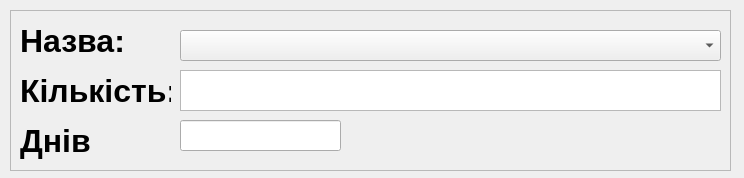
<?xml version="1.0" encoding="UTF-8"?>
<ui version="4.0">
 <class>PharmacySelector</class>
 <widget class="QWidget" name="PharmacySelector">
  <property name="geometry">
   <rect>
    <x>0</x>
    <y>0</y>
    <width>744</width>
    <height>178</height>
   </rect>
  </property>
  <property name="sizePolicy">
   <sizepolicy hsizetype="Minimum" vsizetype="Fixed">
    <horstretch>0</horstretch>
    <verstretch>0</verstretch>
   </sizepolicy>
  </property>
  <property name="windowTitle">
   <string>Form</string>
  </property>
  <widget class="QFrame" name="frame">
   <property name="geometry">
    <rect>
     <x>10</x>
     <y>10</y>
     <width>721</width>
     <height>161</height>
    </rect>
   </property>
   <property name="frameShape">
    <enum>QFrame::Shape::StyledPanel</enum>
   </property>
   <property name="frameShadow">
    <enum>QFrame::Shadow::Raised</enum>
   </property>
   <widget class="QComboBox" name="pharmacyComboBox">
    <property name="geometry">
     <rect>
      <x>170</x>
      <y>20</y>
      <width>541</width>
      <height>31</height>
     </rect>
    </property>
   </widget>
   <widget class="QLabel" name="amountName">
    <property name="geometry">
     <rect>
      <x>10</x>
      <y>60</y>
      <width>151</width>
      <height>43</height>
     </rect>
    </property>
    <property name="font">
     <font>
      <pointsize>24</pointsize>
     </font>
    </property>
    <property name="text">
     <string>&lt;html&gt;&lt;head/&gt;&lt;body&gt;&lt;p&gt;&lt;span style=&quot; font-weight:700;&quot;&gt;Кількість:&lt;/span&gt;&lt;/p&gt;&lt;/body&gt;&lt;/html&gt;</string>
    </property>
   </widget>
   <widget class="QTextEdit" name="amount">
    <property name="geometry">
     <rect>
      <x>170</x>
      <y>60</y>
      <width>541</width>
      <height>41</height>
     </rect>
    </property>
   </widget>
   <widget class="QLineEdit" name="streak">
    <property name="geometry">
     <rect>
      <x>170</x>
      <y>110</y>
      <width>161</width>
      <height>31</height>
     </rect>
    </property>
    <property name="maxLength">
     <number>3</number>
    </property>
   </widget>
   <widget class="QLabel" name="titleName">
    <property name="geometry">
     <rect>
      <x>10</x>
      <y>10</y>
      <width>121</width>
      <height>43</height>
     </rect>
    </property>
    <property name="font">
     <font>
      <pointsize>24</pointsize>
     </font>
    </property>
    <property name="text">
     <string>&lt;html&gt;&lt;head/&gt;&lt;body&gt;&lt;p&gt;&lt;span style=&quot; font-weight:700;&quot;&gt;Назва:&lt;/span&gt;&lt;/p&gt;&lt;/body&gt;&lt;/html&gt;</string>
    </property>
   </widget>
   <widget class="QLabel" name="streakName">
    <property name="geometry">
     <rect>
      <x>10</x>
      <y>110</y>
      <width>73</width>
      <height>43</height>
     </rect>
    </property>
    <property name="font">
     <font>
      <pointsize>24</pointsize>
     </font>
    </property>
    <property name="text">
     <string>&lt;html&gt;&lt;head/&gt;&lt;body&gt;&lt;p&gt;&lt;span style=&quot; font-weight:700;&quot;&gt;Днів:&lt;/span&gt;&lt;/p&gt;&lt;/body&gt;&lt;/html&gt;</string>
    </property>
   </widget>
  </widget>
 </widget>
 <resources/>
 <connections/>
</ui>
